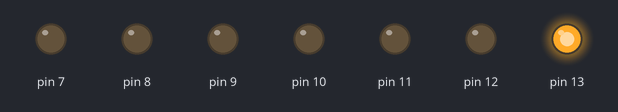
The sketch below on a simulated Arduino Uno, built with avr-gcc and run on an emulated ATmega328P. Shown: output pins drawn as LEDs (lit = HIGH).

Above: at 0.02 s.
At 0.32 s:
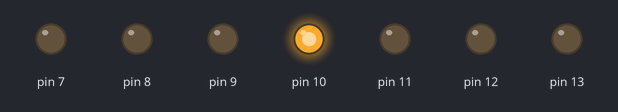
At 0.62 s:
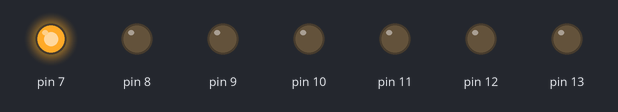
At 1.47 s:
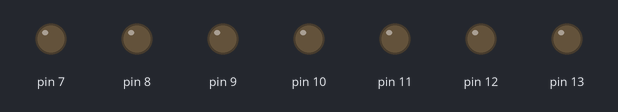
At 2.32 s:
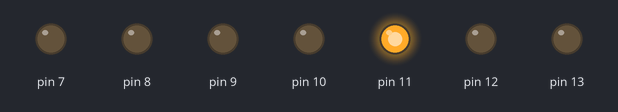
At 2.92 s:
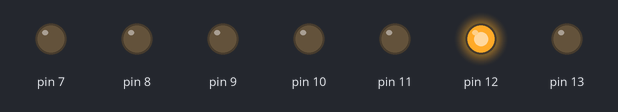
Timing chart, 0 to 3.2 s (numbered marks = the images above):
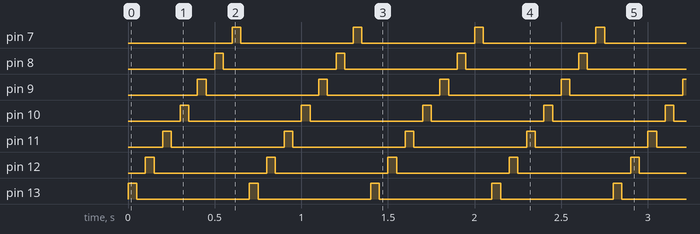

Measured:
- by itself, pin 7–13: alternates HIGH for 0.05 s and LOW for 0.65 s
- by itself, everything shown: repeats every 0.70 s, in 14 steps

The sketch:

_7_segmen_blink.ino
```cpp
// the setup function runs once when you press reset or power the board
void setup() {
  // initialize digital pin 13 as an output.
  pinMode(13, OUTPUT);
  pinMode(12, OUTPUT);
  pinMode(11, OUTPUT);
  pinMode(10, OUTPUT);
  pinMode(9, OUTPUT);
  pinMode(8, OUTPUT);
  pinMode(7, OUTPUT);
}

// the loop function runs over and over again forever
void loop() {
  digitalWrite(13, HIGH);
  delay(50);
  digitalWrite(13, LOW);
  delay(50);
  digitalWrite(12, HIGH);
  delay(50);
  digitalWrite(12, LOW);
  delay(50);
  digitalWrite(11, HIGH);
  delay(50);
  digitalWrite(11, LOW);
  delay(50);
  digitalWrite(10, HIGH);
  delay(50);
  digitalWrite(10, LOW);
  delay(50);
  digitalWrite(9, HIGH);
  delay(50);
  digitalWrite(9, LOW);
  delay(50);
  digitalWrite(8, HIGH);
  delay(50);
  digitalWrite(8, LOW);
  delay(50);
  digitalWrite(7, HIGH);
  delay(50);
  digitalWrite(7, LOW);
  delay(50);
}
```
